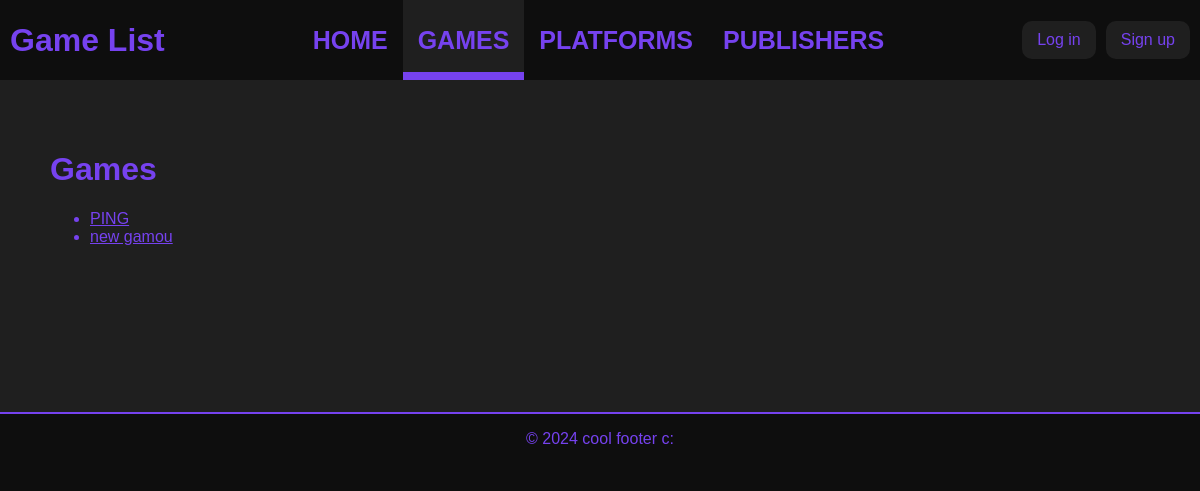
The page /game-list/game/ on the database as committed earlier.
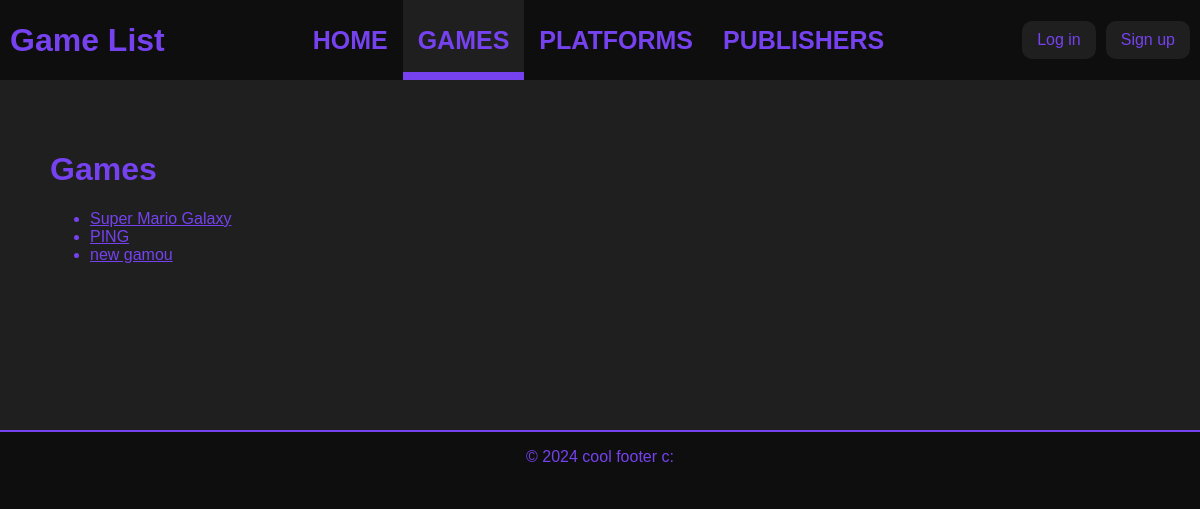
The same page on the database as committed later.
### game_list_app/models.py (models this page shows, shortened)
class Game(models.Model):
	title = models.CharField(max_length = 200)
	genre = models.CharField(max_length = 200, blank=True, null=True)
	publisher = models.ForeignKey(Publisher, on_delete=models.SET_NULL, blank=True, null=True)
	platform = models.ForeignKey(Platform, on_delete=models.SET_NULL, blank=True, null=True)
	release_date = models.IntegerField(blank=True, null=True)
	description = models.TextField(blank=True, null=True)
	image = models.ImageField(upload_to="uploads/", blank=True, null=True)
	add_date = models.DateTimeField(editable = False, default = timezone.now)
	modified_date = models.DateTimeField(editable = False, default = timezone.now)
	user_owner = models.ForeignKey(User, blank=True, null=True, on_delete=models.SET_NULL)
	def __str__(self):
		return self.title

### game_list_app/views.py (the view)
# urls.py: path("game/", views.GameListView.as_view(), name = "game_list"),
class GameListView(generic.ListView):
	template_name = "games.html"
	context_object_name = "games"
	def get_queryset(self):
		return Game.objects.order_by("-add_date")

### game_list_app/templates/games.html (shortened to what this page needs)
{% extends 'index.html' %}
{% block content %}
<h1>Games</h1>
{% if games %}
    <ul>
    {% for game in games %}
        <li><a href="{% url 'game_list_app:game_detail' game.id %}">{{ game }}</a></li>
    {% endfor %}
    </ul>
{% else %}
    <p>No games here :(</p>
{% endif %}
{% endblock %}

Rows that differ between the two databases and show on the page:
added Game: title "Super Mario Galaxy"
